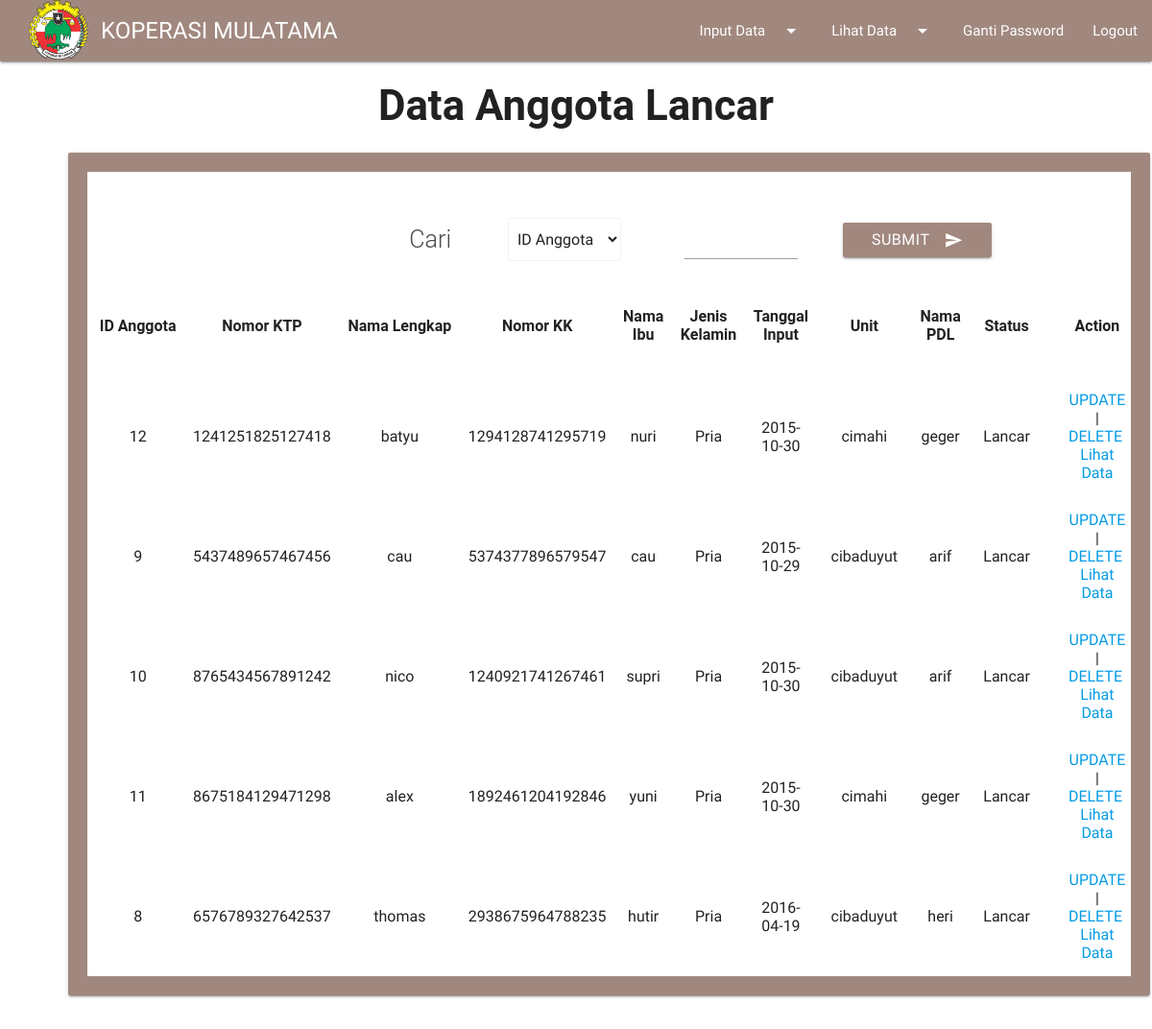
The page /cibaduyut/Alancar.php (signed in) on the database its author committed.
### tables this page shows
CREATE TABLE IF NOT EXISTS `anggota` (
`id_anggota` int(11) NOT NULL,
  `nama` varchar(20) NOT NULL,
  `tempat` varchar(20) NOT NULL,
  `tanggal_lahir` date NOT NULL,
  `jenis_kelamin` enum('Pria','Wanita') NOT NULL,
  `no_ktp` char(16) NOT NULL,
  `no_kk` char(16) NOT NULL,
  `nama_ibu` varchar(20) NOT NULL,
  `alamat` varchar(90) NOT NULL,
  `rt` int(11) NOT NULL,
  `rw` int(11) NOT NULL,
  `kecamatan` varchar(20) NOT NULL,
  `kelurahan` varchar(20) NOT NULL,
  `kota` varchar(20) NOT NULL,
  `tanggal_input` date NOT NULL,
  `petugas` varchar(20) NOT NULL,
  `status` varchar(10) NOT NULL
);

CREATE TABLE IF NOT EXISTS `unit` (
  `id_unit` char(4) NOT NULL,
  `nama_unit` varchar(20) NOT NULL,
  `nama_pimpinan` varchar(20) NOT NULL
);

CREATE TABLE IF NOT EXISTS `resort` (
  `petugas` varchar(20) NOT NULL,
  `id_unit` char(4) NOT NULL
);

### cibaduyut/Alancar.php (the view, shortened to what this page needs)
<?php
if(empty($_SESSION['username']) AND empty($_SESSION['password'])){
include "../index.html";
}
else{
  echo" <link href='css/ghpages-materialize.css' type='text/css' rel='stylesheet' media='screen,projection'>";
include "menu.php";
echo "
<link href='css/ghpages-materialize.css' type='text/css' rel='stylesheet' media='screen,projection'>
    <form method='GET' action='$_SERVER[PHP_SELF]'>
    <h3><b><center>Data Anggota Lancar</b></h3>
<div class='row'>
<div class='col s16 m16 l16'>
<div class='card-panel brown lighten-2' style='margin-right: 0rem; margin-left: 4rem;'>
    <table border=0 align='center' bgcolor='white' width='1024px' class='highlight'>
    <tr>
	<td colspan=3><p class='flow-text' style='margin-top: 1rem; margin-left: 22rem;'>Cari</p></td>
    <td colspan=2>
    <div class='input-field col s12 m8' style='margin-left: 2.5rem;'><select class='browser-default' name='cari'>
    <option value='id'>ID Anggota</option>
    <option value='no_ktp'>Nomor KTP</option>
    <option value='no_kk'>Nomor KK</option>
    <option value='nama'>Nama</option>
    <option value='nama_ibu'>Nama Ibu</option>
    <option value='tanggal_input'>Tanggal Input</option>
    </div></select>
	</td>
    <td colspan=2><div class='input-field col s12' style='margin-top: 2rem; margin-right: 2rem;'><input type='text' name='search' maxlength='20'></div></td>
    <td colspan=4><div class='input-field col s11' style='margin-top: 1rem; margin-left: 1rem;'>
					<button class='btn waves-effect brown lighten-2' type='submit' name='submit'>Submit
					<i class='material-icons right'>send</i>
					</button>
    </td>
    </tr>
    <tr align='center'>
    <th><div style='margin-left: 0.5rem;'><center>ID Anggota</div><br></th>
    <th><div style='margin-left: 0.5rem;'><center>Nomor KTP</div><br></th>
    <th><div style='margin-left: 0.5rem;'><center>Nama Lengkap</div><br></th>
    <th><div style='margin-left: 0.5rem;'><center>Nomor KK</div><br></th>
    <th><div style='margin-left: 0.5rem;'><center>Nama Ibu</div><br></th>
    <th><div style='margin-left: 0.5rem;'><center>Jenis Kelamin</div><br></th>
    <th><div style='margin-left: 0.5rem;'><center>Tanggal Input</div><br></th>
    <th><div style='margin-left: 0.9rem;'><center>Unit</div><br></th>
    <th><div style='margin-left: 0.9rem;'><center>Nama PDL</div><br></th>
    <th><div style='margin-left: 0.9rem;'><center>Status</div><br></th>
    <th><div style='margin-left: 2rem;'><center>Action</div><br></th>
    </tr>
  ";
if(empty($_GET['cari'])){
$select = mysql_query ("SELECT a.*,b.*,c.* FROM anggota a INNER JOIN resort b ON a.petugas = b.petugas INNER JOIN unit c ON b.id_unit=c.id_unit WHERE a.status = 'Lancar'");
while($a = mysql_fetch_array($select)){
echo "  <tr align='center'>
    <td><div style='margin-left: 0.5rem;'><center>$a[id_anggota]</td>
    <td><div style='margin-left: 0.5rem;'><center>$a[no_ktp]</td>
    <td><div style='margin-left: 0.5rem;'><center>$a[nama]</td>
    <td><div style='margin-left: 0.5rem;'><center>$a[no_kk]</td>
    <td><div style='margin-left: 0.5rem;'><center>$a[nama_ibu]</td>
    <td><div style='margin-left: 0.5rem;'><center>$a[jenis_kelamin]</td>
    <td><div style='margin-left: 0.5rem;'><center>$a[tanggal_input]</td>
    <td><div style='margin-left: 0.9rem;'><center>$a[nama_unit]</td>
    <td><div style='margin-left: 0.9rem;'><center>$a[petugas]</td>
    <td><div style='margin-left: 0.9rem;'><center>$a[status]</td>
    <td><div style='margin-left: 2rem;'><center>
    <a href='Aupdate.php?id_anggota=$a[id_anggota]'>UPDATE</a>
    &nbsp&nbsp|&nbsp&nbsp
    <a href='Adelete.php?id_anggota=$a[id_anggota]'>DELETE</a>&nbsp
	<br>
	<a href='selengkapnya.php?id_anggota=$a[id_anggota]'>Lihat Data</a>
    </div></td>
    </tr>
  ";
}
}
echo "  </table>
    </form>";
}
echo "  </body>";
?>

### rows shown on the page
anggota: id_anggota "12", no_ktp "1241251825127418", nama "batyu", no_kk "1294128741295719", nama_ibu "nuri", jenis_kelamin "Pria", tanggal_input "2015-10-30", unit.nama_unit "cimahi", resort.petugas "geger", status "Lancar"
anggota: id_anggota "9", no_ktp "5437489657467456", nama "cau", no_kk "5374377896579547", nama_ibu "cau", jenis_kelamin "Pria", tanggal_input "2015-10-29", unit.nama_unit "cibaduyut", resort.petugas "arif", status "Lancar"
anggota: id_anggota "10", no_ktp "8765434567891242", nama "nico", no_kk "1240921741267461", nama_ibu "supri", jenis_kelamin "Pria", tanggal_input "2015-10-30", unit.nama_unit "cibaduyut", resort.petugas "arif", status "Lancar"
anggota: id_anggota "11", no_ktp "8675184129471298", nama "alex", no_kk "1892461204192846", nama_ibu "yuni", jenis_kelamin "Pria", tanggal_input "2015-10-30", unit.nama_unit "cimahi", resort.petugas "geger", status "Lancar"
anggota: id_anggota "8", no_ktp "6576789327642537", nama "thomas", no_kk "2938675964788235", nama_ibu "hutir", jenis_kelamin "Pria", tanggal_input "2016-04-19", unit.nama_unit "cibaduyut", resort.petugas "heri", status "Lancar"
